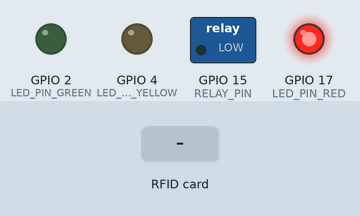
The program below on a simulated ESP32. Shown: switched loads named in the program (green lamp = pin HIGH), output pins drawn as LEDs (lit = HIGH). The test bench sets the inputs (shaded band). WiFi joins after 1.5 s; servers stay silent unless stated; uploads are accepted with an empty reply; what the program prints to the serial monitor is not drawn.

Above: at 3.4 s.
3.5 s: RFID card 5E 7A 19 C4 held to the reader
At 5.0 s:
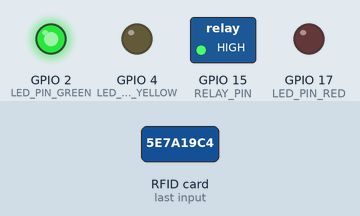
Timing chart, 0 to 7.3 s (numbered marks = the images above; inputs shaded):
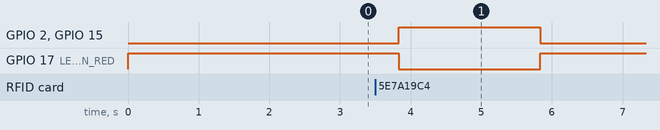

Measured:
- after the input at 3.5 s, GPIO 2 (LED_PIN_GREEN), GPIO 15 (RELAY_PIN): LOW → HIGH after 0.33 s, → LOW 2.0 s later; GPIO 17 (LED_PIN_RED): HIGH → LOW after 0.33 s, → HIGH 2.0 s later

The program:

main.cpp
```cpp
#include <Arduino.h>
#include <SPI.h>
#include <MFRC522.h>
#include <HTTPClient.h>

#define RELAY_PIN 15
#define RST_PIN 39
#define SS_PIN 5

#define LED_PIN_GREEN 2
#define LED_PIN_YELLOW 4
#define LED_PIN_RED 17

const char *ssid = "ssid";
const char *password = "password";

const char *doorName        = "backdoor";
const int   doorOpenFor = 2000;

const char *apiServerName   = "api.servername.com";
const int   apiPort         = 8080;
const char *apiPathAccessCheck= "/api/access/check";

MFRC522 mfrc522(SS_PIN, RST_PIN);
HTTPClient theHttpClient;
WiFiServer theWifiServer;

String rfidCard = "";
String readRfidCard();
bool connectToWiFi(const char* ssid, const char* password);
void startAPMode(WiFiServer * wifiserver, const char* ssid, const char* password);
void serveWebPage(WiFiClient * wifiClient);
int sendHttpPostReq(HTTPClient * httpClient ,const char* uri, const char* key1, const char* value1, const char* key2, const char* value2);

void setup(){
  Serial.begin(115200);

  pinMode(RELAY_PIN, OUTPUT);
  digitalWrite(RELAY_PIN, LOW);
  pinMode(LED_PIN_GREEN, OUTPUT);
  digitalWrite(LED_PIN_GREEN, LOW);
  pinMode(LED_PIN_YELLOW, OUTPUT);
  digitalWrite(LED_PIN_YELLOW, LOW);
  pinMode(LED_PIN_RED, OUTPUT);
  digitalWrite(LED_PIN_RED, HIGH);

  SPI.begin();
  mfrc522.PCD_Init();
  delay(100);

  if( !connectToWiFi(ssid, password)){
    startAPMode(&theWifiServer, "ESP32", "Patate123");
  }
  delay(100);

  while (!Serial)
    ; // Do nothing if no serial port is opened (added for Arduinos based on ATMEGA32U4) | idk if I should be keeping this in, gotta check

  Serial.println("Setup finished successfuly.");
}


void loop(){
  if (mfrc522.PICC_IsNewCardPresent()) {
    rfidCard = readRfidCard();
    Serial.print("UID tag: ");
    Serial.println(rfidCard);

    if(sendHttpPostReq(&theHttpClient, apiPathAccessCheck, "cardUid", rfidCard.c_str(), "doorName", doorName)==200){
      digitalWrite(RELAY_PIN, HIGH);
      digitalWrite(LED_PIN_GREEN, HIGH);
      digitalWrite(LED_PIN_RED, LOW);
      delay(2000);
      digitalWrite(RELAY_PIN, LOW);
      digitalWrite(LED_PIN_GREEN, LOW);
      digitalWrite(LED_PIN_RED, HIGH);
    }
  }
  delay(250);
}

String readRfidCard() {
  String card = "";
  mfrc522.PICC_ReadCardSerial();
  for (byte i = 0; i < mfrc522.uid.size; i++){
    card.concat(String(mfrc522.uid.uidByte[i] < 0x10 ? " 0" : " "));
    card.concat(String(mfrc522.uid.uidByte[i], HEX));
  }
  return card;
}

bool connectToWiFi(const char* ssid, const char* password) {
  WiFi.mode(WIFI_STA);
  WiFi.begin(ssid, password);
  Serial.print("Connecting to WiFi ");
  Serial.print(ssid);

  unsigned long startTime = millis();
  while (WiFi.status() != WL_CONNECTED && millis() - startTime < 5000) {
    Serial.print(".");
    delay(1000);
  }

  if (WiFi.status() == WL_CONNECTED) {
    Serial.println("Connected!");
    return true;
  } else {
    Serial.println("Connection failed.");
    return false;
  }
}

void startAPMode(WiFiServer * wifiServer, const char* ssid, const char* password) {
  WiFi.mode(WIFI_AP);
  WiFi.softAP(ssid, password);
  Serial.print("Access point mode started with SSID and password:");
  Serial.println(ssid + String(" ") + password);
  Serial.print("Access point IP address: ");
  Serial.println(WiFi.softAPIP());

  wifiServer->begin();

  while (1) {
    WiFiClient client = wifiServer->available();
    if (client) { serveWebPage(&client); }
  }
}

void serveWebPage(WiFiClient * wifiClient) {
  String request = wifiClient->readStringUntil('\r');
  wifiClient->println("HTTP/1.1 200 OK");
  wifiClient->println("Content-Type: text/html");
  wifiClient->println("");
  wifiClient->println("<!DOCTYPE html><html>");
  wifiClient->println("<head><meta name=\"viewport\" content=\"width=device-width, initial-scale=1\"><title>WiFi Configuration</title></head>");
  wifiClient->println("<body><h1>Configure WiFi</h1>");
  wifiClient->println("<form method=\"get\" action=\"/config\">");
  wifiClient->println("<label>SSID:</label>");
  wifiClient->println("<input type=\"text\" name=\"ssid\"><br>");
  wifiClient->println("<label>Password:</label>");
  wifiClient->println("<input type=\"password\" name=\"password\"><br>");
  wifiClient->println("<input type=\"submit\" value=\"Submit\">");
  wifiClient->println("</form>");
  wifiClient->println("</body></html>");

  if (request.indexOf("/config") != -1) {
    int ssidStart = request.indexOf("ssid=") + 5;
    int ssidEnd = request.indexOf("&password=");
    int passwordStart = request.indexOf("password=") + 9;
    int passwordEnd = request.indexOf("HTTP/1.1") - 1;

    String ssid = request.substring(ssidStart, ssidEnd);
    String password = request.substring(passwordStart, passwordEnd);

    Serial.println("SSID: " + ssid);
    Serial.println("Password: " + password);

    WiFi.disconnect();
    delay(1000);
    connectToWiFi(ssid.c_str(), password.c_str());
  }
}

int sendHttpPostReq(HTTPClient * httpClient ,const char* uri, const char* key1, const char* value1, const char* key2, const char* value2) {
  httpClient->begin(apiServerName, apiPort, uri);
  httpClient->addHeader("Content-Type", "application/x-www-form-urlencoded");

  char postData[100];
  strcpy(postData, key1);
  strcat(postData, "=");
  strcat(postData, value1);
  strcat(postData, "&");
  strcat(postData, key2);
  strcat(postData, "=");
  strcat(postData, value2);

  int httpResponseCode = httpClient->POST(postData);
  return httpResponseCode;
}
```
